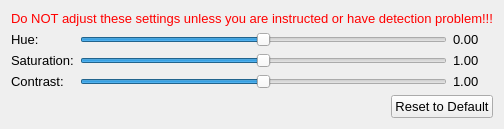
<?xml version="1.0" encoding="UTF-8"?>
<ui version="4.0">
 <class>VideoEffectSetting</class>
 <widget class="QWidget" name="VideoEffectSetting">
  <property name="geometry">
   <rect>
    <x>0</x>
    <y>0</y>
    <width>384</width>
    <height>104</height>
   </rect>
  </property>
  <property name="font">
   <font>
    <pointsize>10</pointsize>
   </font>
  </property>
  <property name="windowTitle">
   <string>Video Effect Settings</string>
  </property>
  <layout class="QVBoxLayout" name="verticalLayout">
   <item>
    <widget class="QLabel" name="L_LogStat">
     <property name="text">
      <string>&lt;html&gt;&lt;head/&gt;&lt;body&gt;&lt;p&gt;&lt;span style=&quot; color:#ff0000;&quot;&gt;Do NOT adjust these settings unless you are instructed or have detection problem!!!&lt;/span&gt;&lt;/p&gt;&lt;/body&gt;&lt;/html&gt;</string>
     </property>
     <property name="textFormat">
      <enum>Qt::RichText</enum>
     </property>
    </widget>
   </item>
   <item>
    <layout class="QGridLayout" name="gridLayout">
     <item row="1" column="0">
      <widget class="QLabel" name="label_2">
       <property name="text">
        <string>Saturation:</string>
       </property>
      </widget>
     </item>
     <item row="2" column="1">
      <widget class="QSlider" name="S_Contrast">
       <property name="maximum">
        <number>200</number>
       </property>
       <property name="value">
        <number>100</number>
       </property>
       <property name="orientation">
        <enum>Qt::Horizontal</enum>
       </property>
      </widget>
     </item>
     <item row="1" column="1">
      <widget class="QSlider" name="S_Saturation">
       <property name="maximum">
        <number>200</number>
       </property>
       <property name="value">
        <number>100</number>
       </property>
       <property name="orientation">
        <enum>Qt::Horizontal</enum>
       </property>
      </widget>
     </item>
     <item row="0" column="0">
      <widget class="QLabel" name="label">
       <property name="text">
        <string>Hue:</string>
       </property>
      </widget>
     </item>
     <item row="0" column="1">
      <widget class="QSlider" name="S_Hue">
       <property name="minimum">
        <number>-18000</number>
       </property>
       <property name="maximum">
        <number>18000</number>
       </property>
       <property name="orientation">
        <enum>Qt::Horizontal</enum>
       </property>
      </widget>
     </item>
     <item row="2" column="0">
      <widget class="QLabel" name="label_3">
       <property name="text">
        <string>Contrast:</string>
       </property>
      </widget>
     </item>
     <item row="0" column="2">
      <widget class="QLabel" name="L_Hue">
       <property name="minimumSize">
        <size>
         <width>40</width>
         <height>0</height>
        </size>
       </property>
       <property name="text">
        <string>0.00</string>
       </property>
      </widget>
     </item>
     <item row="1" column="2">
      <widget class="QLabel" name="L_Saturation">
       <property name="text">
        <string>1.00</string>
       </property>
      </widget>
     </item>
     <item row="2" column="2">
      <widget class="QLabel" name="L_Contrast">
       <property name="text">
        <string>1.00</string>
       </property>
      </widget>
     </item>
    </layout>
   </item>
   <item>
    <layout class="QHBoxLayout" name="horizontalLayout">
     <item>
      <spacer name="horizontalSpacer">
       <property name="orientation">
        <enum>Qt::Horizontal</enum>
       </property>
       <property name="sizeHint" stdset="0">
        <size>
         <width>40</width>
         <height>20</height>
        </size>
       </property>
      </spacer>
     </item>
     <item>
      <widget class="QPushButton" name="PB_Default">
       <property name="text">
        <string>Reset to Default</string>
       </property>
      </widget>
     </item>
    </layout>
   </item>
  </layout>
 </widget>
 <resources/>
 <connections/>
</ui>
